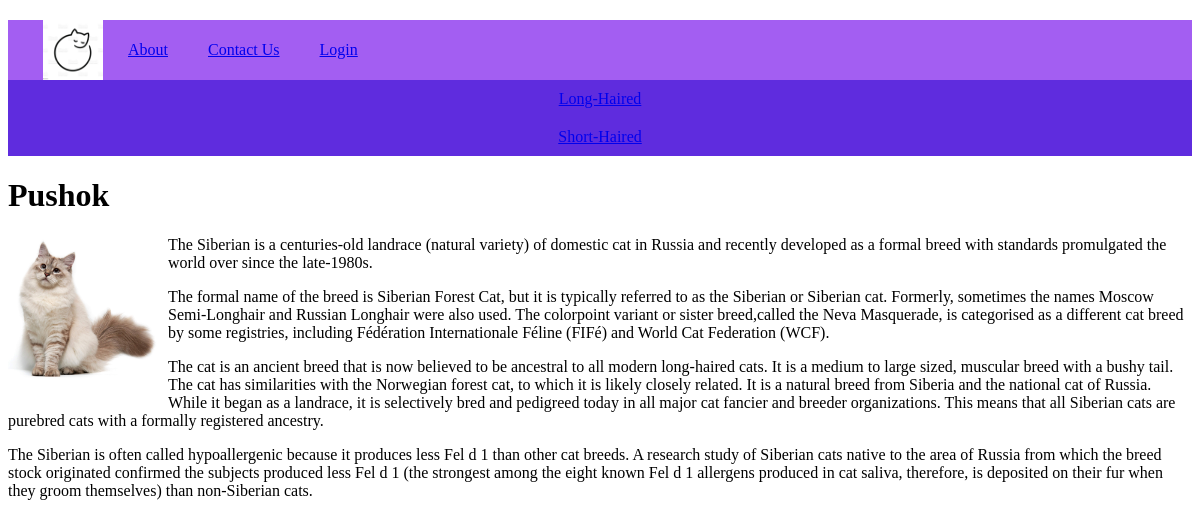
The app's page /post/pushok/ with its own data.
### cats/models.py (models this page shows, shortened)
class Menu(models.Model):
    title = models.CharField(max_length=100, db_index=True, verbose_name='Menu')
    url_name = models.CharField(max_length=100, db_index=True, verbose_name='url_name')
    class Meta:
        verbose_name = 'Menu'
        verbose_name_plural = 'Menu'
        ordering = ['id']

class Category(models.Model):
    name = models.CharField(max_length=100, db_index=True, verbose_name='Category')
    slug = models.SlugField(max_length=255, unique=True, db_index=True, verbose_name='URL')
    def get_absolute_url(self):
        return reverse('category', kwargs={'cat_slug': self.slug})
    class Meta:
        verbose_name = 'Category'
        verbose_name_plural = 'Categories'
        ordering = ['id']

class Cats(models.Model):
    title = models.CharField(max_length=225, verbose_name='Name')
    slug = models.SlugField(max_length=255, unique=True, db_index=True, verbose_name='URL')
    content = models.TextField(blank=True)
    photo = models.ImageField(upload_to="photos")
    time_create = models.DateTimeField(auto_now_add=True)
    time_update = models.DateTimeField(auto_now=True)
    is_published = models.BooleanField(default=True)
    cat = models.ForeignKey('Category', on_delete=models.PROTECT)
    def __str__(self):
        return self.title
    class Meta:
        verbose_name = 'Cats'
        verbose_name_plural = 'Our cats'
        ordering = ['-time_create', 'title']

### cats/views.py (the view)
# urls.py: path('post/<slug:post_slug>/', ShowPost.as_view(), name='post'),
class ShowPost(DataMixin, DetailView):
    model = Cats
    template_name = 'cats/post_complete.html'
    context_object_name = 'post'
    slug_url_kwarg = 'post_slug'
    def get_queryset(self):
        return Cats.objects.filter(slug=self.kwargs['post_slug'])
    def get_context_data(self, **kwargs):
        context = super().get_context_data(**kwargs)
        c_def = self.get_user_context(title=context['post'])
        return dict(list(context.items()) + list(c_def.items()))

### cats/templatetags/cats_tags.py (called while the page is built)
@register.simple_tag(name='getcats')
def get_categories(filter=None):
    if not filter:
        return Category.objects.all()
    else:
        return Category.objects.filter(pk=filter)

@register.inclusion_tag('cats/list_categories.html')
def show_categories(sort=None, cat_selected=0):
    if not sort:
        cats = Category.objects.all()
    else:
        cats = Category.objects.order_by(sort)
    return {'cats': cats, 'cat_selected': cat_selected}

### cats/utils.py (called while the page is built)
    def get_user_context(self, **kwargs):
        context = kwargs
        cats = Category.objects.all()
        menu = list(Menu.objects.all())
        user_menu = menu.copy()
        if not self.request.user.is_authenticated:
            user_menu.pop(1)
        context['menu'] = user_menu
        context['cats'] = cats
        if 'cat_selected' not in context:
            context['cat_selected'] = 0
        return context

### cats/templates/cats/post_complete.html
{% extends 'cats/base.html' %}
{% block content %}
<h1>{{post.title}}</h1>
{% if post.photo %}
<p><img class="img-article-left thumb " src="{{post.photo.url}}" ></p>
{% endif %}
{{post.content|linebreaks}}
{% endblock %}

### cats/templates/cats/base.html (shortened to what this page needs)
{% load static %}
{% load cats_tags %}
<!DOCTYPE html>
<html lang="en">
<head>
    <link type="text/css" href="{% static 'cats/css/styles.css' %}" rel="stylesheet" />
</head>
<body>
    {% block mainmenu %}
	<div class="header">
        <div id="mainmenu" class="mainmenu">
                <a href="{% url 'home' %}"><div class="logo"></div></a>
{% for m in menu %}
       <div class="menu-items">
            <a href="{% url m.url_name %}">{{m.title}}</a>
       </div>
{% endfor %}
        </div>
</div>
    {% endblock mainmenu %}
<div>
    {% for c in cats %}
        {% if c.pk == cat_selected %}
            <div class="box selected">{{c.name}}</div>
        {% else %}
    <div class="box">
            <a href="{{c.get_absolute_url }}">{{c.name}}</a>
        </div>
        {% endif %}
    {% endfor %}
</div>
    {% block content %}
    {% endblock %}
</body>
</html>

### cats/static/cats/css/styles.css (style rules this page uses)
html, body { font-family: 'Georgia'; height: 100%; }
.header { background: #a35ef2; height: 60px; }
.logo { background: url('../images/logocat.jpg') no-repeat 15px; background-size: contain; width: 70px; height: 60px; padding-right: 10px; }
.mainmenu { display: flex; align-items: center; color: white; margin: 20px; }
.menu-items { margin: 20px; }
.box { background: #5f2cde; display: grid; padding: 10px; justify-content: center; color: pink; }
img { max-width: 600px; height: auto; }
img.img-article-left { max-width: 300px; height: auto; float: left; padding: 0 10px 10px 0; }
img.img-article-left.thumb { max-width: 150px; height: auto; }

### records on screen
Menu: title "About"
Menu: title "Contact Us"
Menu: title "Login"
Category: name "Long-Haired"
Category: name "Short-Haired"
Cats: title "Pushok", photo (picture), content "The Siberian is a centuries-old landrace (natural variety) of domestic cat in Russia and recently developed as a formal breed with standards promulgated the world over since the late-1980s. The formal name of the breed is Siberian Forest Cat, but it is typically referred to as the Siberian or Siberian cat. Formerly, sometimes the names Moscow Semi-Longhair and Russian Longhair were also used. The colorpoint variant or sister breed,called the Neva Masquerade, is categorised as a different cat breed by some registries, including Fédération Internationale Féline (FIFé) and World Cat Federation (WCF). The cat is an ancient breed that is now believed to be ancestral to all modern long-haired…"
